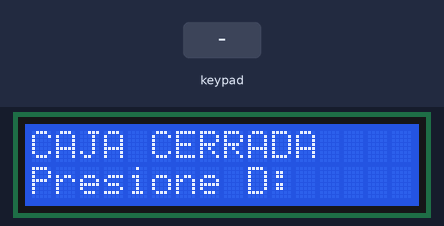
Recording of a sketch running on a simulated Arduino Uno, built with avr-gcc and run on an emulated ATmega328P. On the bench: 16×2 character LCD. Inputs (shaded band) come from the test bench. What the sketch prints to the serial monitor is not drawn.

Above: at 2.2 s.
2.3 s: key 'D' pressed
At 3.1 s:
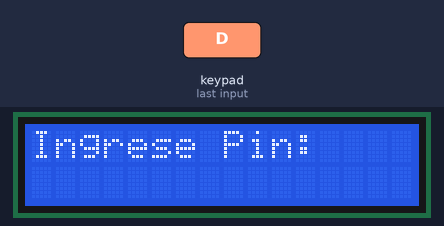
3.8 s: keypad keys 0 0 0 0 0 0 0 0 # pressed 0.4 s apart
At 7.3 s:
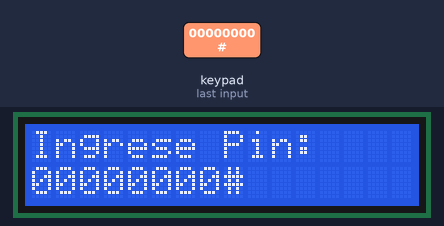
8.9 s: key 'B' pressed
At 10.0 s:
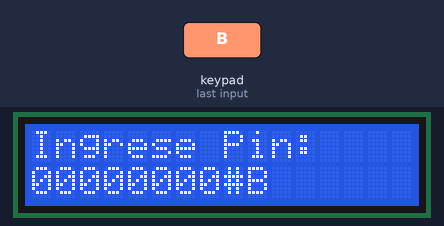
10.4 s: keypad keys 9 8 7 6 * pressed 0.4 s apart
At 13.3 s:
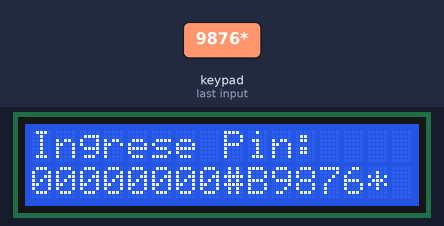
13.9 s: key 'A' pressed
At 14.7 s:
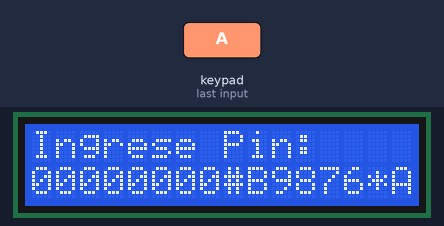
Timing chart, 0 to 16.9 s (numbered marks = the images above; inputs shaded):
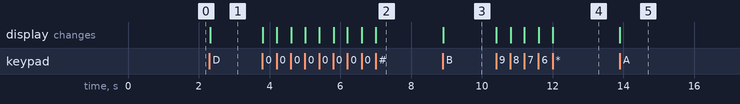

Measured:
- after the input at 2.3 s, the display: changes at once (image 1)
- after the input at 3.8 s, the display: first changes at once (image 2 shows a later state)
- after the input at 8.9 s, the display: changes at once (image 3)
- after the input at 10.4 s, the display: first changes at once (image 4 shows a later state)
- after the input at 13.9 s, the display: changes at once (image 5)

The sketch:

CodigoCaja_FUerte.ino
```cpp
#include  <Wire.h>
#include  <LiquidCrystal_I2C.h>
#include <Keypad.h>

const byte rowsCount = 4;
const byte columsCount = 4;

char keys[rowsCount][columsCount] = {
   { 'D','C','B','A'},
   { '#','9','6','3'},
   { '0','8','5','2'},
   { '*','7','4','1'}
};

const byte rowPins[rowsCount] = { 9, 8, 7, 6 };
const byte columnPins[columsCount] = { 5, 4, 3, 2 };

Keypad keypad = Keypad(makeKeymap(keys), rowPins, columnPins, rowsCount, columsCount);

bool entrada = 0;


LiquidCrystal_I2C lcd(0x27, 2, 1, 0, 4, 5, 6, 7, 3, POSITIVE);

void setup()
{
  // Indicar a la libreria que tenemos conectada una pantalla de 16x2
  lcd.begin(16, 2);
  // Mover el cursor a la primera posición de la pantalla (0, 0)
  lcd.home ();
  // Imprimir "Hola Mundo" en la primera linea
  lcd.print("CAJA CERRADA");
  // Mover el cursor a la segunda linea (1) primera columna
  lcd.setCursor ( 0, 1 );
  // Imprimir otra cadena en esta posicion
  lcd.print("Presione D:");
  // Esperar un segundo
  delay(1000);
  Serial.begin(9600);


}
String pin = "1234000000000000";
char base[] = {'0','0','0','0','0','0','0','0'};
String c="r";
int i = 0;
void loop()
{
  char key = keypad.getKey();


   if (key)
   {
      if(entrada == 1)
      {
        if(key == 'D')
        {
          //si es ENTER
          i=0;
          c = String(base);
          Serial.println(c);
        }
        if(key == 'C')
        {
          Limpiar();
          i = 0;
        }
        else
        {

          lcd.print(key);
          base[i]= key;
          i=i+1;
          //Serial.println(base);
        }

      }
      if((key == 'D')&&(entrada == 0))
      {
        lcd.clear();
        lcd.home();
        lcd.print("Ingrese Pin:");
        lcd.setCursor(0,1);
        //Serial.println(base);
        entrada = 1;
        //lcd.print("-");
        //key = '>';
      }

      Serial.println(key);
   }
}


void Limpiar()
{
  lcd.clear();
  lcd.home();
  lcd.print("Ingrese Pin:");
  lcd.setCursor(0,1);
}
```
